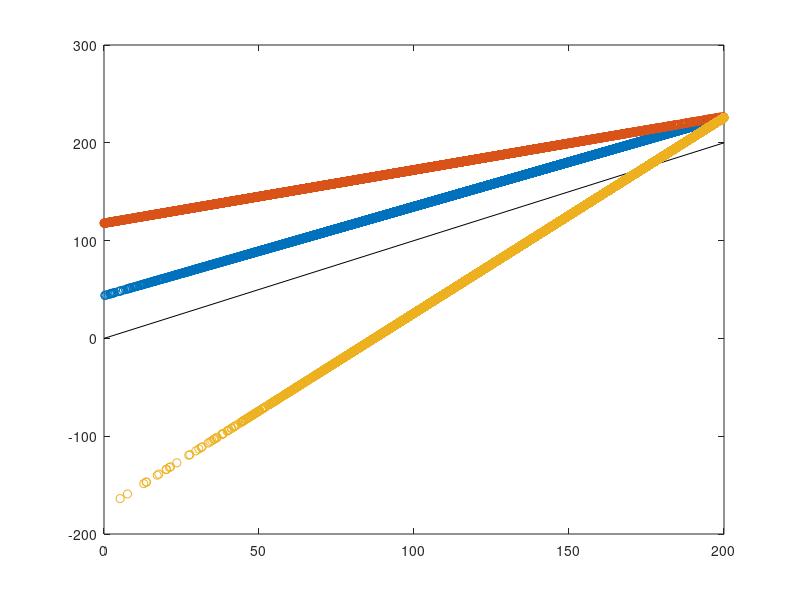

This chart was generated by the following MATLAB code:
clc;
clear all;

% different shifts are modelled with different mean but same standard dev

s=40;
m1=120;
m2=85;
m3=160;

% create numbers from normal distribution

r1=normrnd(m1,s,[1,20000]);
r2=normrnd(m2,s,[1,20000]);
r3=normrnd(m3,s,[1,20000]);

% remove -ve numbers and 200+ numbers

r1=r1(r1>=0); r1=r1(r1<=200);
r2=r2(r2>=0); r2=r2(r2<=200);
r3=r3(r3>=0); r3=r3(r3<=200);

allr=[r1, r2, r3];

%--------------- SSC Normalized marks ---------

% 0.1% candidates in Total:
allp=round(numel(allr)/1000);
B=sort(allr); 
Mgt = mean(B(numel(B)-allp:end))
Mgq = mean(allr) + std(allr)

% 0.1% candidates in each shift:
n1p=round(numel(r1)/1000);
n2p=round(numel(r2)/1000);
n3p=round(numel(r3)/1000);

Mgmq = max([mean(r1), mean(r2), mean(r3)]) + std(r1)


%%---------- shift 1 ----------

B=sort(r1);
Mt1 = mean(B(numel(B)-n1p:end))
M1q = mean(r1) + std(r1)

Nor1 = [];
for i=1:numel(r1)
Nor1(i) = ( (Mgt - Mgq)/(Mt1 - M1q) ) * (r1(i) - M1q) + Mgmq;
end

figure(1)
plot(r1, Nor1, 'o')
hold on
plot ([0, 200], [0, 200], '-k')



%%---------- shift 2 ----------

B=sort(r2);
Mt2 = mean(B(numel(B)-n2p:end))
M2q = mean(r2) + std(r2)

Nor2 = [];
for i=1:numel(r2)
Nor2(i) = ( (Mgt - Mgq)/(Mt2 - M2q) ) * (r2(i) - M2q) + Mgmq;
end

plot(r2, Nor2, 'o')



%%---------- shift 3 ----------

B=sort(r3);
Mt3 = mean(B(numel(B)-n3p:end))
M3q = mean(r3) + std(r3)

Nor3 = [];
for i=1:numel(r3)
Nor3(i) = ( (Mgt - Mgq)/(Mt3 - M3q) ) * (r3(i) - M3q) + Mgmq;
end

plot(r3, Nor3, 'o')


Nor = [Nor1, Nor2, Nor3];



























